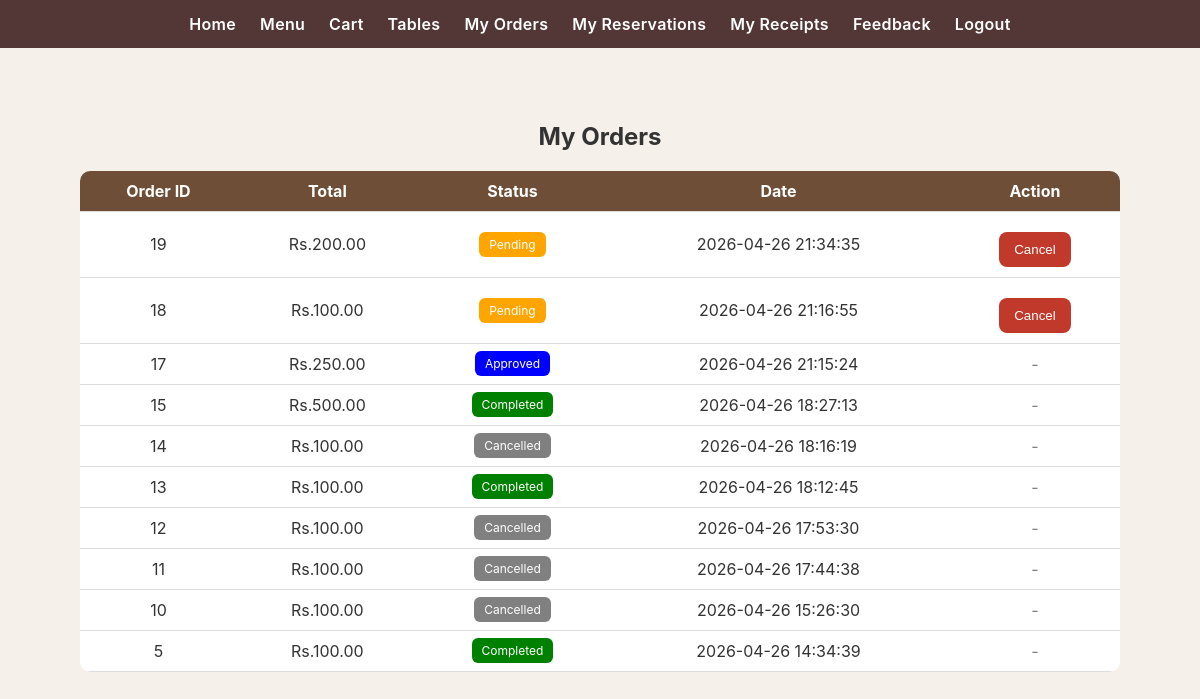
The page /user/orders.php (signed in) on the database its author committed.
### tables this page shows
CREATE TABLE `orders` (
  `id` int(11) NOT NULL AUTO_INCREMENT,
  `user_id` int(11) DEFAULT NULL,
  `total` decimal(10,2) DEFAULT NULL,
  `status` enum('Pending','Approved','Completed','Cancelled') DEFAULT 'Pending',
  `order_time` datetime DEFAULT CURRENT_TIMESTAMP,
  PRIMARY KEY (`id`)
);

### user/orders.php (the view, shortened to what this page needs)
<?php
include 'navbar.php';
?>
<link rel="stylesheet" href="../style.css">
<div class="container">
<h2 align="center">My Orders</h2>
<table class="table">
<tr>
<th>Order ID</th>
<th>Total</th>
<th>Status</th>
<th>Date</th>
<th>Action</th>
</tr>
<?php
$user = $_SESSION['user'];
$res = mysqli_query($conn,"
SELECT * FROM orders
WHERE user_id=$user
ORDER BY id DESC
");
while($row=mysqli_fetch_assoc($res)){
?>
<tr>
<td><?php echo $row['id']; ?></td>
<td>Rs.<?php echo $row['total']; ?></td>
<td>
    <span class="badge b-<?php echo strtolower($row['status']); ?>">
        <?php echo htmlspecialchars($row['status']); ?>
    </span>
</td>
<td><?php echo $row['order_time']; ?></td>
<td>
<?php if($row['status']=="Pending"){ ?>
    <form method="post" style="display:inline;">
        <button class="btn danger" name="cancel_order">Cancel</button>
    </form>
<?php } else { ?>
    <span style="color:gray;">-</span>
<?php } ?>
</td>
</tr>
<?php } ?>
</table>
</div>

### style.css (style rules this page uses)
* { box-sizing:border-box }
body { margin: 0; font-family: -apple-system, BlinkMacSystemFont, "Segoe UI", Arial, sans-serif; }
body { margin:0;background:#f5f1ea;color:#333 }
.container { width:92%;max-width:1100px;margin:24px auto }
.btn { display:inline-block;background:#6f4e37;color:#fff;border:none;border-radius:8px; padding:10px 14px;cursor:pointer;text-decoration:none }
.btn.danger { background:#c0392b }
.table { width:100%;border-collapse:collapse;background:#fff;border-radius:10px;overflow:hidden }
.table th,.table td { padding:10px;border-bottom:1px solid #eee;text-align:center }
.table th { background:#4b2e2e;color:#fff }
.badge { padding:4px 8px;border-radius:6px;color:#fff;font-size:12px }
.b-pending { background:#f39c12 }
.b-approved { background:#3498db }
.b-completed { background:#27ae60 }
.b-cancelled { background:#7f8c8d }
.btn { display: inline-block; margin-top: 10px; background: #6f4e37; color: white; padding: 10px 15px; border-radius: 8px; text-decoration: none; transition: 0.3s; }
.container { padding: 30px; }
.badge { padding: 5px 10px; border-radius: 6px; color: white; font-size: 12px; }
.b-pending { background: orange; }
.b-approved { background: blue; }
.b-completed { background: green; }
.b-cancelled { background: gray; }
.table { width: 100%; margin-top: 20px; border-collapse: collapse; }
.table th, .table td { padding: 10px; border-bottom: 1px solid #ddd; text-align: center; }
.table th { background: #6f4e37; color: white; }
.danger { background: #c0392b; }

### rows shown on the page
orders: id "19", total "200.00", status "Pending", order_time "2026-04-26 21:34:35"
orders: id "18", total "100.00", status "Pending", order_time "2026-04-26 21:16:55"
orders: id "17", total "250.00", status "Approved", order_time "2026-04-26 21:15:24"
orders: id "15", total "500.00", status "Completed", order_time "2026-04-26 18:27:13"
orders: id "14", total "100.00", status "Cancelled", order_time "2026-04-26 18:16:19"
orders: id "13", total "100.00", status "Completed", order_time "2026-04-26 18:12:45"
orders: id "12", total "100.00", status "Cancelled", order_time "2026-04-26 17:53:30"
orders: id "11", total "100.00", status "Cancelled", order_time "2026-04-26 17:44:38"
orders: id "10", total "100.00", status "Cancelled", order_time "2026-04-26 15:26:30"
orders: id "5", total "100.00", status "Completed", order_time "2026-04-26 14:34:39"
